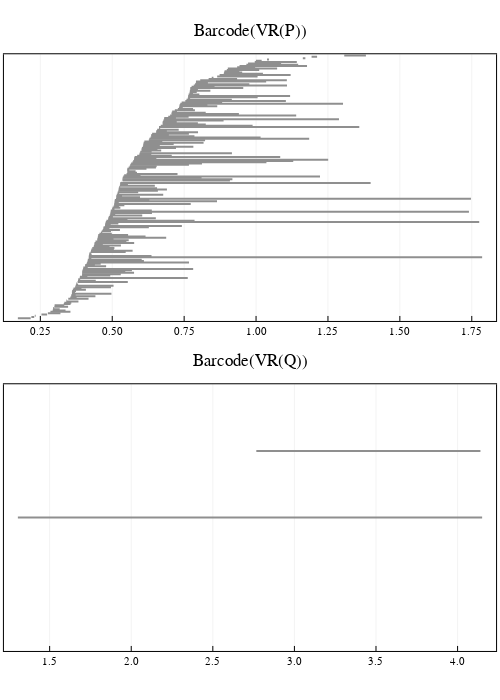

The code cell stored with this chart in its notebook:
### Code cell
# plot all four barcodes
l = grid(2,1)
p1 = plot_barcode(barcode(VR_P, dim = 1), lw = 2, title = "Barcode(VR(P))", titlefontsize = 12)
p4 = plot_barcode(barcode(VR_Q, dim = 1), lw = 2, title = "Barcode(VR(Q))", titlefontsize = 12)
plot(p1, p2, layout = l, size = (500, 700))
